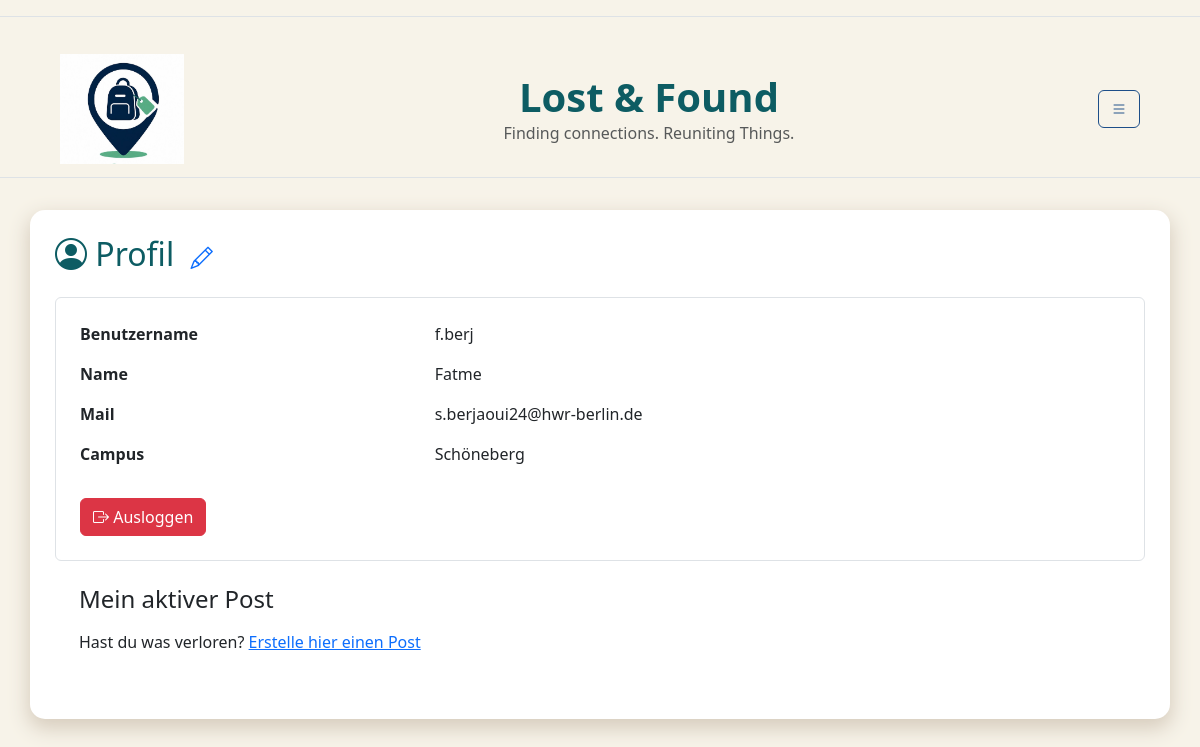
Before: /profile/ (signed in) with the older database file.
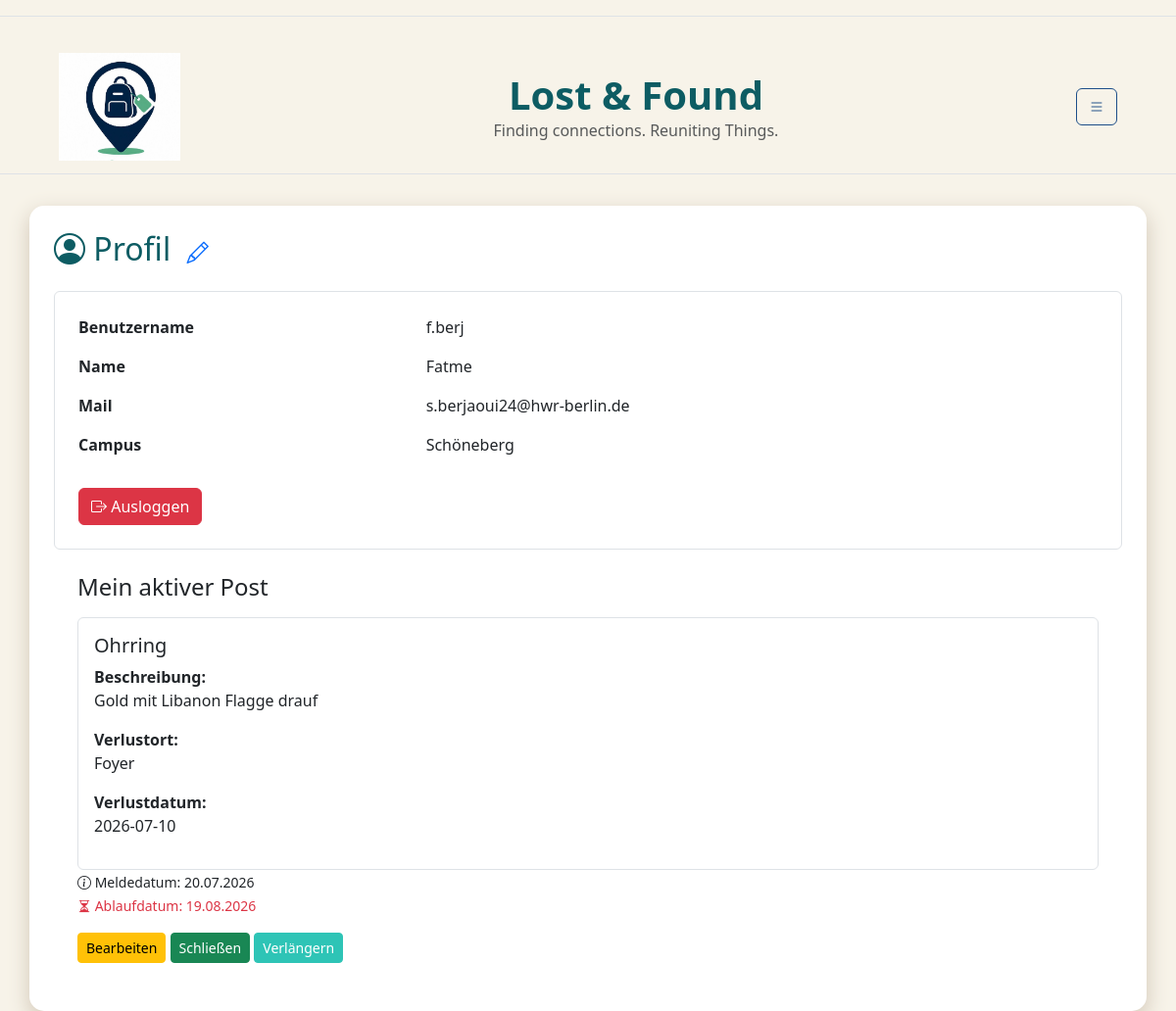
After: the same page with the newer database file.
### db.py (models this page shows)
class Post(db.Model):
    __tablename__ = "post"
    post_id = db.Column(db.Integer,primary_key=True)
    user_id = db.Column(db.Integer,db.ForeignKey("standardUser.user_id"))
    fundbuero_id = db.Column(db.Integer,db.ForeignKey("fundbuero.fundbuero_id"))
    titel = db.Column(db.String,nullable=False)
    meldedatum = db.Column(db.Date)
    verlustdatum = db.Column(db.Date)
    ablaufdatum = db.Column(db.Date)
    schliessdatum = db.Column(db.Date)
    verlustort = db.Column(db.String)
    beschreibung = db.Column(db.Text)
    status = db.Column(db.String,default="laufend")
    views = db.Column(db.Integer,default=0 )
    user = db.relationship("StandardUser",back_populates="posts")
    fundbuero = db.relationship("Fundbuero",back_populates="posts")

### app.py (the view)
@app.route('/profile/')
def profile():
    if "user_id" not in session:
        flash("Bitte zuerst einloggen!", "warning")
        return redirect(url_for("login"))
    user = db.session.get(StandardUser, session["user_id"] )
    if user is None:
        session.clear()
        flash("Dein Account existiert nicht mehr.", "warning")
        return redirect(url_for("login"))
    posts = db.session.execute( db.select(Post).where(Post.user_id == user.user_id, Post.status == "laufend")).scalars().all() # das holt alle posts des eingeloggten users aus der datenbank, die noch nicht abgelaufen sind und deren status "laufend" ist. die posts werden dann in der profile.html datei angezeigt.
    return render_template("profile.html", user=user, posts= posts)

### templates/profile.html (shortened to what this page needs)
{% extends "base.html" %}
{% block CONTENT %}
<h2 class="mb-4">
    <i class="bi bi-person-circle"></i>
    Profil
     <a href="{{ url_for('edit_profile') }}">
            <i class="bi bi-pencil ms-2"  style="font-size: 1.4rem;"></i>
            </a>
</h2>
<div class="border rounded p-4">
    <div class="row mb-3">
        <div class="col-4">
            <strong>Benutzername</strong>
        </div>
        <div class="col">
            {{ user.benutzername }}
        </div>
    </div>
    <div class="row mb-3">
        <div class="col-4">
            <strong>Name</strong>
        </div>
        <div class="col">
            {{ user.name }}
        </div>
    </div>
    <div class="row mb-3">
        <div class="col-4">
            <strong>Mail</strong>
        </div>
        <div class="col">
            {{ user.hwr_mail }}
        </div>
    </div>
    <div class="row mb-3" >
        <div class="col-4">
            <strong>Campus</strong>
        </div>
        <div class="col">
        {% if user.campus_id %}
            {{ user.campus_id }}
        {% else %}
            <span class="text-muted">Kein Campus ausgewählt</span>
        {% endif %}
    </div>
        </div>
        <a href="{{ url_for('logout') }}"
            class="btn btn-danger mt-3">
            <i class="bi bi-box-arrow-right"></i>
         Ausloggen
        </a>
    </div>
    <div class = "rounded p-4">
        <h4 class="mb-3">
        Mein aktiver Post
        </h4>
{% if posts%}
            {%for post in posts%}
             <div class ="border rounded p-3">
             <h5> {{post.titel}} </h5>
                <p>
                    <strong>Beschreibung:</strong><br>
                    {{ post.beschreibung }}
                </p>
                <p>
                    <strong>Verlustort:</strong><br>
                    {{ post.verlustort }}
                </p>
                <p>
                    <strong>Verlustdatum:</strong><br>
                    {{ post.verlustdatum}}
                </p>
             </div>
               <small>
            <i class="bi bi-info-circle"></i>
              Meldedatum: {{ post.meldedatum.strftime('%d.%m.%Y') }}
            </small>
            <br>
            <small class="text-danger">
            <i class="bi bi-hourglass-split"></i>
             Ablaufdatum: {{ post.ablaufdatum.strftime('%d.%m.%Y') }}
            </small>
                    <div class="mt-3">
                        <a href=" {{url_for('edit_post', post_id=post.post_id)}}"
                        class = "btn btn-warning btn-sm">
                        Bearbeiten
                        </a>
                        <a href="{{ url_for('close_post', post_id=post.post_id) }}"
                        class="btn btn-success btn-sm">
                        Schließen
                        </a>
                       <form action="{{ url_for('extend_post', post_id=post.post_id) }}"
                             method="post"
                             class="d-inline">
                        <button type="submit" class="btn btn-primary btn-sm">
                       Verlängern
                        </button>
                     </form>
                    </div>
                </div>
            {%endfor%}
        {% else %}
                    <p> Hast du was verloren?
        <a href="{{ url_for('create_post') }}">Erstelle hier einen Post</a></p>
     {% endif %}
            </div>
            </div>
{% endblock %}

Changed rows visible on the page:
added Post: titel "Ohrring", beschreibung "Gold mit Libanon Flagge drauf", verlustort "Foyer", verlustdatum "2026-07-10", meldedatum "20.07.2026", ablaufdatum "19.08.2026"
Other visible differences:
text no longer shown: "Hast du was verloren? Erstelle hier einen Post"
